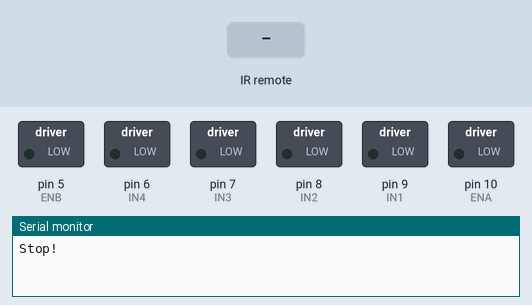
Simulated run of this sketch. Board: Arduino Uno, built with avr-gcc and run on an emulated ATmega328P. Shown: switched loads named in the sketch (green lamp = pin HIGH), the last lines printed to the serial monitor. The inputs (shaded band) are chosen by the test bench.

Above: at 1.2 s.
1.3 s: infrared code 0xFF629D received
At 2.2 s:
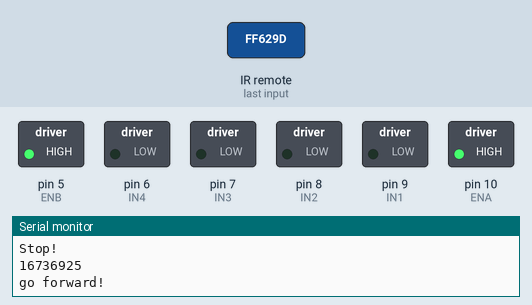
2.9 s: infrared code 0xFFA857 received
Timing chart, 0 to 5.9 s (numbered marks = the images above; inputs shaded):
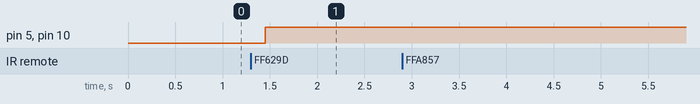

The sketch:

RobotTest.ino
```cpp
#include <IRremote.h>

int receiverPin = 12;

int ENA = 10;
int ENB = 5;

// Right wheels
int IN1 = 9;
int IN2 = 8;

// Left wheels
int IN3 = 7;
int IN4 = 6;

int ABS = 130;

unsigned long RED;

#define A 16736925
#define B 16754775
#define X 16712445
#define C 16720605
#define D 16761405

IRrecv irrecv(receiverPin);
decode_results results;

// move forward
void _mForward()
{
  digitalWrite(ENA, HIGH);
  digitalWrite(ENB, HIGH);

  pinMode(IN1, LOW);
  pinMode(IN2, HIGH);

  pinMode(IN3, LOW);
  pinMode(IN4, HIGH);

  Serial.println("go forward!");
}

// move backward
void _mBack()
{
  digitalWrite(ENA, HIGH);
  digitalWrite(ENB, HIGH);

  pinMode(IN1, HIGH);
  pinMode(IN2, LOW);

  pinMode(IN3, HIGH);
  pinMode(IN4, LOW);

  Serial.println("go back!");
}

void setup() {
  // put your setup code here, to run once:
  pinMode(IN1, OUTPUT);
  pinMode(IN2, OUTPUT);
  pinMode(IN3, OUTPUT);
  pinMode(IN4, OUTPUT);
  pinMode(ENA, OUTPUT);
  pinMode(ENB, OUTPUT);
  pinMode(receiverPin, INPUT);
  Serial.begin(9600);
  _mStop();
  irrecv.enableIRIn();
  //digitalWrite(ENA,HIGH);
}

void _mStop()
{
  digitalWrite(ENA, LOW);
  digitalWrite(ENB, LOW);
  Serial.println("Stop!");
}

void loop() {
  // put your main code here, to run repeatedly:

  // digitalWrite(IN1,LOW);
  // digitalWrite(IN2,HIGH); // right wheel forward
  // delay(500);

  // digitalWrite(IN1,LOW);
  // digitalWrite(IN2,LOW); // right wheel stop
  // delay(500);

  // digitalWrite(IN1,HIGH);
  // digitalWrite(IN2,LOW); // right wheel back
  // delay(500);

  // digitalWrite(IN1,LOW);
  // digitalWrite(IN2,LOW); // right wheel stop
  // delay(500);

  if(irrecv.decode(&results))
  {
    RED = results.value;
    Serial.println(RED);
    irrecv.resume();
    delay(150);

    if(RED == A)
    {
      _mForward();
    }

    if(RED == B)
    {
      _mBack();
    }

    if(RED == X)
    {
      _mStop();
    }
  }
}
```

Measured:
- after the input at 1.3 s, pin 5 (ENB), pin 10 (ENA): LOW → HIGH after 0.15 s
